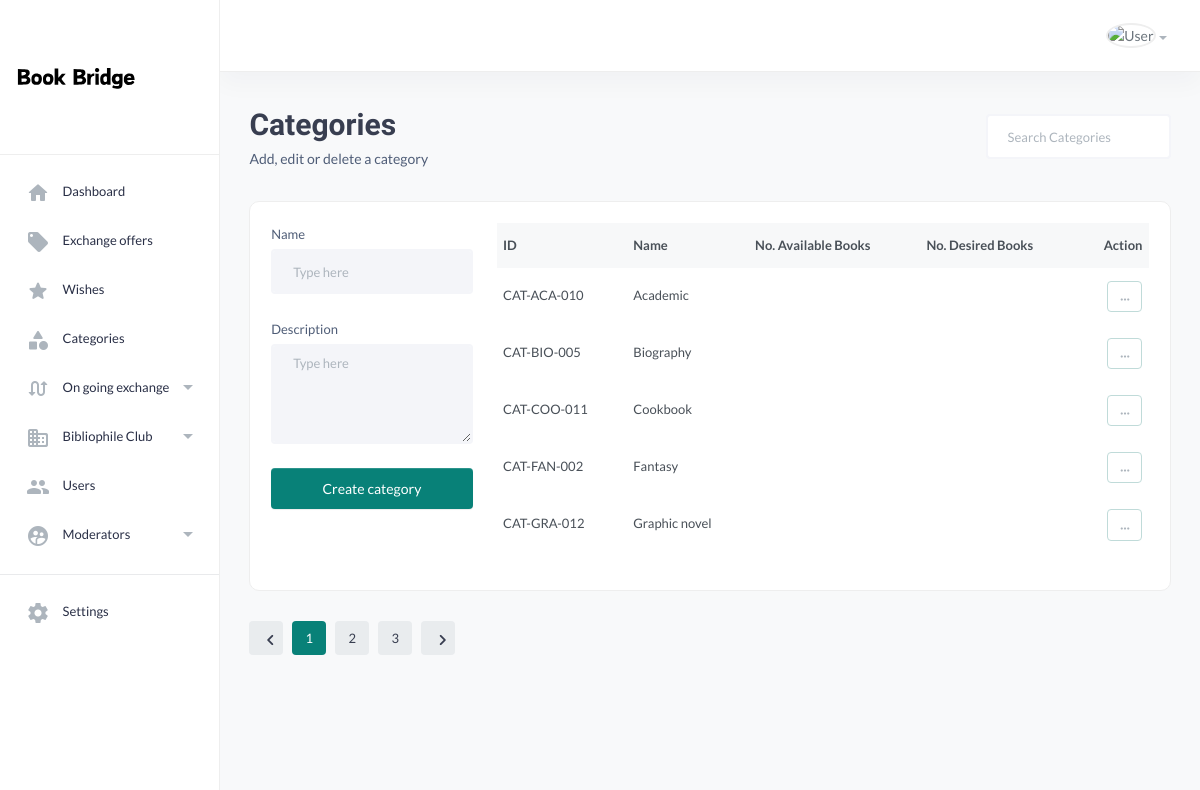
Screenshot of /admin/page-categories.php (signed in) with the database file from the repository.
### tables this page shows
CREATE TABLE `category` (
  `categoryID` varchar(20) NOT NULL,
  `categoryName` varchar(50) DEFAULT NULL,
  `categoryDescription` varchar(1000) DEFAULT NULL
);

### admin/page-categories.php (the view, shortened to what this page needs)
<?php
require './aside-menu.php';
$limit = 5;
$page = isset($_GET['page']) ? $_GET['page'] : 1;
$start = ($page - 1) * $limit;
$search = isset($_GET['search-categories']) ? $_GET['search-categories'] : '';
$category_fetch = "SELECT *
                   FROM category";
$category_fetch .= " ORDER BY categoryName LIMIT $start, $limit";
$category_fetch_result = $connection->query($category_fetch);
$total_records_query = "SELECT COUNT(*) AS total FROM category";
$total_records_result = $connection->query($total_records_query);
$total_records_row = $total_records_result->fetch_assoc();
$total_records = $total_records_row['total'];
$total_pages = ceil($total_records / $limit);
?>
<section class="content-main">
    <div class="content-header">
        <div>
            <h2 class="content-title card-title">Categories </h2>
            <p>Add, edit or delete a category</p>
        </div>
        <div style="display: flex; align-items: center; justify-content: center; row-gap: 5px;">
            <form>
                <input type="text" placeholder="Search Categories" class="form-control bg-white" name="search-categories" value="<?= isset($search) ? $search : '' ?>">
            </form>
        </div>
    </div>
    <div class="card">
        <div class="card-body">
            <div class="row">
                <div class="col-md-3">
                    <form action="./handler/create-category-handler.php" method="post">
                        <div class="mb-4">
                            <label for="product_name" class="form-label">Name</label>
                            <input type="text" placeholder="Type here" class="form-control" id="product_name" name="category-name" />
                        </div>
                        <div class="mb-4">
                            <label class="form-label">Description</label>
                            <textarea placeholder="Type here" class="form-control" name="description"></textarea>
                        </div>
                        <div class="d-grid">
                            <button class="btn btn-primary" name="create-category">Create category</button>
                        </div>
                    </form>
                </div>
                <div class="col-md-9">
                    <div class="table-responsive">
                        <table class="table table-hover">
                            <thead>
                                <tr>
                                    <th>ID</th>
                                    <th>Name</th>
                                    <th>No. Available Books</th>
                                    <th>No. Desired Books</th>
                                    <th class="text-end">Action</th>
                                </tr>
                            </thead>
                            <tbody>
                                <?php while ($category = $category_fetch_result->fetch_assoc()) : ?>
                                    <tr>
                                        <td><?= $category['categoryID'] ?></td>
                                        <td><b><?= $category['categoryName'] ?></b></td>
                                        <td><?= $category['numAvailableBooks'] ?></td>
                                        <td><?= $category['numDesiredBooks'] ?></td>
                                        <td class="text-end">
                                            <div class="dropdown">
                                                <a href="#" data-bs-toggle="dropdown" class="btn btn-light rounded btn-sm font-sm"> <i class="material-icons md-more_horiz"></i> </a>
                                            </div>
                                        </td>
                                    </tr>
                                <?php endwhile ?>
                            </tbody>
                        </table>
                    </div>
                </div>
            </div>
        </div>
    </div>
    <div class="pagination-area mt-30 mb-50">
        <nav aria-label="Page navigation example">
            <ul class="pagination justify-content-start">
                <li class="page-item"><a class="page-link" href="?page=<?= ($page - 1 > 0) ? $page - 1 : $page ?>"><i class="material-icons md-chevron_left"></i></a></li>
                <?php for ($i = 1; $i <= $total_pages; $i++) : ?>
                    <li class="page-item <?php if ($i == $page) echo 'active'; ?>">
                        <a class="page-link" href="?page=<?= $i ?>"><?= $i ?></a>
                    </li>
                <?php endfor; ?>
                <li class="page-item"><a class="page-link" href="?page=<?= ($page + 1 <= $total_pages) ? $page + 1 : $page ?>"><i class="material-icons md-chevron_right"></i></a></li>
            </ul>
        </nav>
    </div>
</section>
</main>
</body>
</html>

### admin/aside-menu.php (shortened to what this page needs)
<!DOCTYPE HTML>
<html lang="en">
<head>
    <link href="assets/css/main.css" rel="stylesheet" type="text/css" />
</head>
<body>
    <aside class="navbar-aside" id="offcanvas_aside">
        <div class="aside-top">
            <a href="index.php" class="brand-wrap">
                <img src="assets/imgs/theme/Book-Bridge.svg" class="logo" alt="Book Bridge Dashboard">
            </a>
        </div>
        <nav>
            <ul class="menu-aside">
                <li class="menu-item ">
                    <a class="menu-link" href="index.php"> <i class="icon material-icons md-home"></i>
                        <span class="text">Dashboard</span>
                    </a>
                </li>
                <li class="menu-item">
                    <a class="menu-link" href="page-products-grid.php"> <i class="icon material-icons md-local_offer"></i>
                        <span class="text">Exchange offers</span>
                    </a>
                </li>
                <li class="menu-item">
                    <a class="menu-link" href="page-products-grid-wishes.php"> <i class="icon material-icons md-star"></i>
                        <span class="text">Wishes</span>
                    </a>
                </li>
                <li class="menu-item">
                    <a class="menu-link" href="page-categories.php"> <i class="icon material-icons md-category"></i>
                        <span class="text">Categories</span>
                    </a>
                </li>
                <li class="menu-item has-submenu">
                    <a class="menu-link" href="page-orders-1.php"> <i class="icon material-icons md-swap_calls"></i>
                        <span class="text">On going exchange</span>
                    </a>
                </li>
                <li class="menu-item has-submenu">
                    <a class="menu-link" href=""> <i class="icon material-icons md-business"></i>
                        <span class="text">Bibliophile Club</span>
                    </a>
                </li>
                <li class="menu-item ">
                    <a class="menu-link" href="page-users-list.php"> <i class="icon material-icons md-people"></i>
                        <span class="text">Users</span>
                    </a>
                </li>
                <li class="menu-item has-submenu">
                    <a class="menu-link" href="page-moderator-list.php"> <i class="icon material-icons md-supervised_user_circle"></i>
                        <span class="text">Moderators</span>
                    </a>
                </li>
            </ul>
            <hr>
            <ul class="menu-aside">
                <li class="menu-item">
                    <a class="menu-link" href="settings.php"> <i class="icon material-icons md-settings"></i>
                        <span class="text">Settings</span>
                    </a>
                </li>
            </ul>
            <br>
            <br>
        </nav>
    </aside>
    <main class="main-wrap">
        <header class="main-header navbar">
            <div class="col-nav">
                <ul class="nav">
                    <li class="dropdown nav-item">
                        <a class="dropdown-toggle" data-bs-toggle="dropdown" href="#" id="dropdownAccount" aria-expanded="false"> <img class="img-xs rounded-circle" src="<?= './assets/imgs/people/' . $_SESSION['profile_img'] ?>" alt="User"></a>
                    </li>
                </ul>
            </div>
        </header>

### rows the page displays
category: categoryID "CAT-ACA-010", categoryName "Academic"
category: categoryID "CAT-BIO-005", categoryName "Biography"
category: categoryID "CAT-COO-011", categoryName "Cookbook"
category: categoryID "CAT-FAN-002", categoryName "Fantasy"
category: categoryID "CAT-GRA-012", categoryName "Graphic novel"
